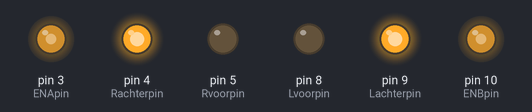
The sketch below on a simulated Arduino Uno, built with avr-gcc and run on an emulated ATmega328P. On the bench: output pins drawn as LEDs (lit = HIGH).

Above: at 0.1 s.
Timing chart, 0 to 1.6 s (numbered marks = the images above):
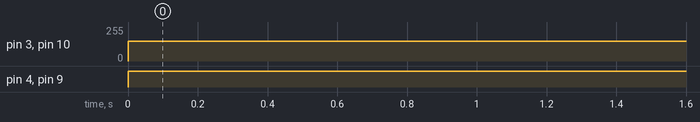

The sketch:

achteruitauto.ino
```cpp
int ENApin = 3; //ENA is voor de rechterwielen
int Rvoorpin = 5; //rechterwielen vooruit
int Rachterpin = 4; //rechterwielen achteruit
int ENBpin = 10; //ENB is voor de linkerwielen
int Lachterpin = 9; //linkerwielen achteruit
int Lvoorpin = 8; //linkerwielen vooruit


void setup() {
  pinMode(ENApin, OUTPUT);
  pinMode(Rvoorpin, OUTPUT);
  pinMode(Rachterpin, OUTPUT);
  pinMode(ENBpin, OUTPUT);
  pinMode(Lvoorpin, OUTPUT);
  pinMode(Lachterpin, OUTPUT);

}

void loop() {

  digitalWrite(Rvoorpin, LOW);
  digitalWrite(Rachterpin, HIGH);
  digitalWrite(Lvoorpin, LOW);
  digitalWrite(Lachterpin, HIGH);


  analogWrite(ENApin, 150);
  analogWrite(ENBpin, 150);
}
```

Measured:
- by itself, pin 3 (ENApin), pin 10 (ENBpin): 0/255 → 150/255 at 0.00 s
- by itself, pin 4 (Rachterpin), pin 9 (Lachterpin): LOW → HIGH at 0.00 s
